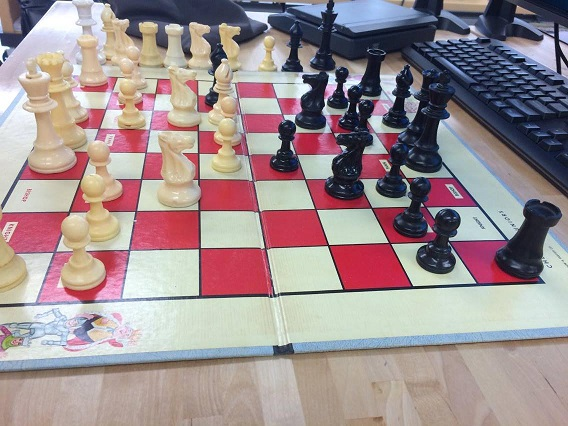
#> input picture Artificial Intelligence/Image Processing/WackyChessboard.jpg, 568 x 426 px
$ python imageProcessing.py WackyChessboard.jpg beach.jpg beach.jpg beach.jpg beach.jpg
#> lines starting #> are read from the running program, lines starting #| are printed output that depends on the picture
#> further down, img is the input picture: shape (426, 568, 3); mean B, G, R 144.2, 142.3, 158.2
import numpy as np
import cv2
import sys
import urllib.request
import math
import copy
# [5 lines of commented-out code are left out]

def grayScale(img):
	for x in range(img.shape[0]):
		for y in range(img.shape[1]):
			pixel = img[x, y]
			grayColor = .3*pixel[0] + .59*pixel[1] + .11*pixel[2]
			img[x, y] = [grayColor, grayColor, grayColor]
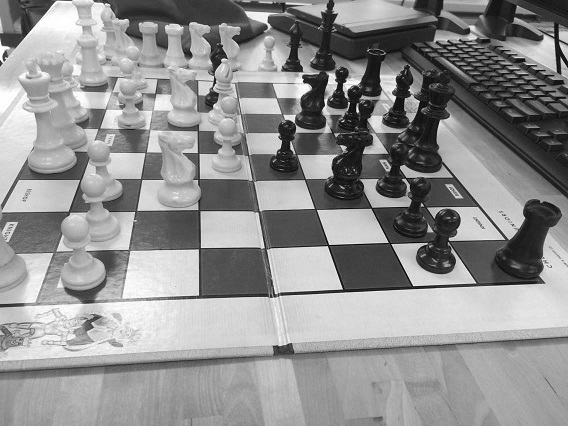
#> img: shape (426, 568, 3); min 2, max 255, mean 144.1
	return img

def blur(img):
	count = 0
	numtimes = 0
	for x in range(img.shape[0]):
		for y in range(img.shape[1]):
			count = 0
			numtimes = 0
			pixel = img[x, y]
			count += 4*pixel[0]
			numtimes+=4
			if x!=0:
				pixel = img[x-1, y]
				count += 2*pixel[0]
				numtimes+=2
			if y!=0:
				pixel = img[x, y-1]
				count += 2*pixel[0]
				numtimes+=2
			if x!=0 and y!=0:
				pixel = img[x-1, y-1]
				count += pixel[0]
				numtimes+=1
			if x!=img.shape[0]-1:
				pixel = img[x+1, y]
				count += 2*pixel[0]
				numtimes+=2
			if y!=img.shape[1]-1:
				pixel = img[x, y+1]
				count += 2*pixel[0]
				numtimes+=2
			if y!=img.shape[1]-1 and x!=0:
				pixel = img[x-1, y+1]
				count += pixel[0]
				numtimes+=1
			if y!=img.shape[1]-1 and x!=img.shape[0]-1:
				pixel = img[x+1, y+1]
				count += pixel[0]
				numtimes+=1
			if x!=img.shape[0]-1 and y!=0:
				pixel = img[x+1, y-1]
				count += pixel[0]
				numtimes+=1
			#print (numtimes)
			count = count/numtimes
			img[x, y] = [count, count, count]
			#img[x, y] = [count, count, count]
	return img

# [275 lines left out: functions sobel, canny, canny2, circles, lines, not called in this run]


picture = sys.argv[1]
if picture == "url":
	picture = sys.argv[2]
	threshold = sys.argv[3]
	upperT = sys.argv[4]
	circleThresh = sys.argv[5]
	resp = urllib.request.urlopen(picture)
	img = np.asarray(bytearray(resp.read()), dtype="uint8")
	img = cv2.imdecode(img, cv2.IMREAD_COLOR)
	img2 = cv2.imdecode(img, cv2.IMREAD_COLOR)
else:
	threshold = sys.argv[2]
	upperT = sys.argv[3]
	circleThresh = sys.argv[4]
	img = cv2.imread(picture, 1)
	img2 = cv2.imread(picture, 1)

gradients = {}
upGradients = {}
finalEdges = {}
allGrad = {}

cv2.imshow("Color", img)
img2 = grayScale(img2)
####cv2.imshow("Black and White", img2)
img3 = copy.copy(img2)
img3 = blur(img3)
#cv2.imshow("Blur", img3)
img4 = copy.copy(img3)
img5 = copy.copy(img3)
img6 = copy.copy(img3)
img7 = copy.copy(img3)
img8 = copy.copy(img3)
img9 = copy.copy(img3)
img10 = copy.copy(img)
#img4 = lines(img4)

#> (the run stopped early here; a loop or call above may not have finished)

$ run again, on Artificial Intelligence/Image Processing/chessBoard3.jpg
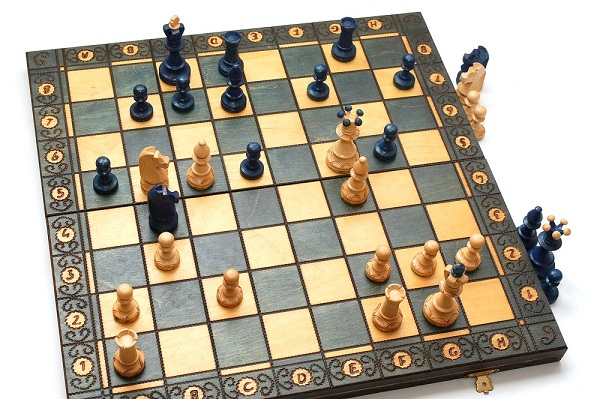
#> input picture Artificial Intelligence/Image Processing/chessBoard3.jpg, 600 x 399 px
#> img is the input picture: shape (399, 600, 3); mean B, G, R 150.8, 169.5, 179.1
#> after the loop in grayScale, `for x in range(img.shape[0]):`:
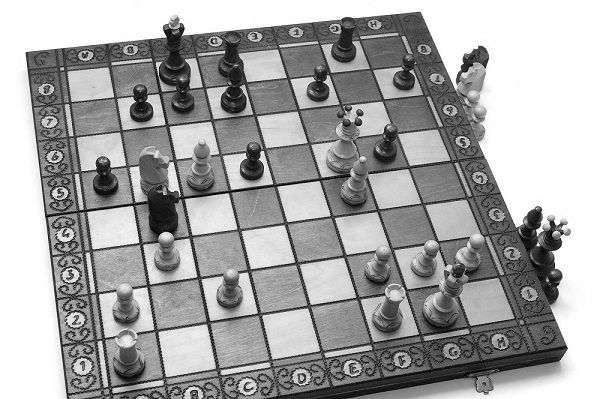
#> img: shape (399, 600, 3); min 0, max 255, mean 164.5
#> after the loop in blur, `for x in range(img.shape[0]):`:
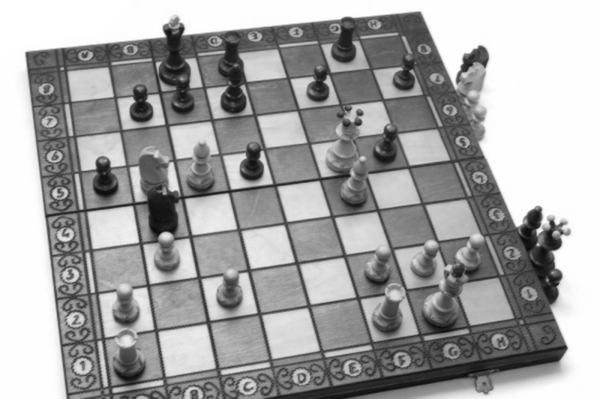
#> img: shape (399, 600, 3); min 11, max 255, mean 163.7
